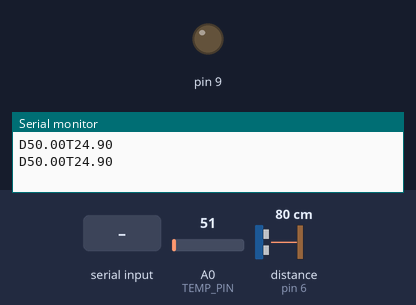
Simulated run of this sketch. Board: Arduino Uno, built with avr-gcc and run on an emulated ATmega328P. Shown: output pins drawn as LEDs (lit = HIGH), the last lines printed to the serial monitor. Wiring (inferred from the names in the program): ultrasonic range finder: trigger pin 11; echo pin 6. Inputs (shaded band) come from the test bench; at power-on: A0 (TEMP_PIN) = 51, distance to the obstacle (sensor on pin 6) 80 cm. The echo pulse lasts 58.3 µs per cm; pins used as bus, display or sensor lines are not drawn.

Above: at 1.2 s.
1.3 s: "90,45\n" received over Serial
At 2.9 s:
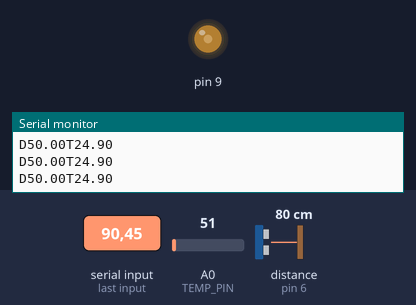
3.5 s: "30,150\n" received over Serial
At 4.9 s:
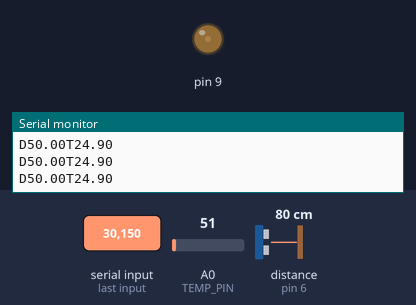
5.5 s: "200\n" received over Serial
At 6.8 s:
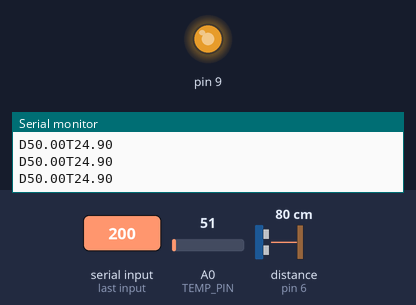
7.5 s: "90\n" received over Serial
At 8.8 s:
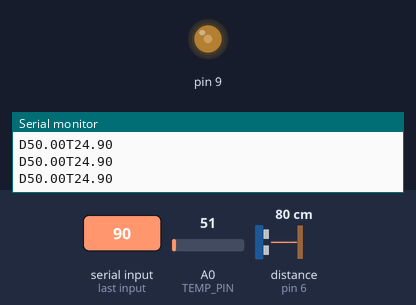
Timing chart, 0 to 10.5 s (numbered marks = the images above; inputs shaded):
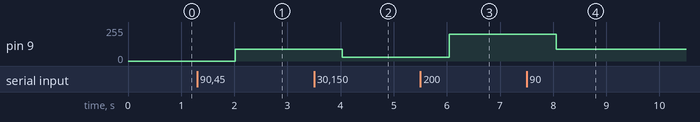

Measured:
- after the input at 1.3 s, pin 9: 0/255 → 90/255 after 0.72 s
- after the input at 3.5 s, pin 9: 90/255 → 30/255 after 0.53 s
- after the input at 5.5 s, pin 9: 30/255 → 200/255 after 0.54 s
- after the input at 7.5 s, pin 9: 200/255 → 90/255 after 0.56 s

The sketch:

codigo_arduino.ino
```cpp
// Define os pinos para o sensor ultrassônico
const int TRIGGER_PIN = 11;
const int ECHO_PIN = 6;
int speedValue;
// Define o pino para o sensor de temperatura LM35
const int TEMP_PIN = A0;

void setup() {
  // Inicia a comunicação serial
  Serial.begin(9600);

  // Configura os pinos do sensor ultrassônico
  pinMode(TRIGGER_PIN, OUTPUT);
  pinMode(ECHO_PIN, INPUT);
}

void loop() {
  // Variáveis para armazenar as medições
  float distance, temperature, duration;
  // Medição da distância
  digitalWrite(TRIGGER_PIN, LOW);
  delayMicroseconds(2);
  digitalWrite(TRIGGER_PIN, HIGH);
  delayMicroseconds(10);
  digitalWrite(TRIGGER_PIN, LOW);
  duration = pulseIn(ECHO_PIN, HIGH);
  distance = (duration / 2) * 0.0343;
  if (distance > 50){
    distance = 50;
  }
  // Medição da temperatura
  int sensorValue = analogRead(TEMP_PIN);
  float millivolts = (sensorValue / 1024.0) * 5000;
  temperature = (millivolts / 10);

    // Envia as medições pela porta serial

  Serial.print("D");
  Serial.print(distance);
  Serial.println("T" +(String)temperature);

  if (Serial.available() > 0) {
  String incomingData = Serial.readStringUntil('\n');
  speedValue = incomingData.toInt();}


  analogWrite(9, speedValue);

  // Espera um segundo antes da próxima medição
  delay(1000);

}
```
